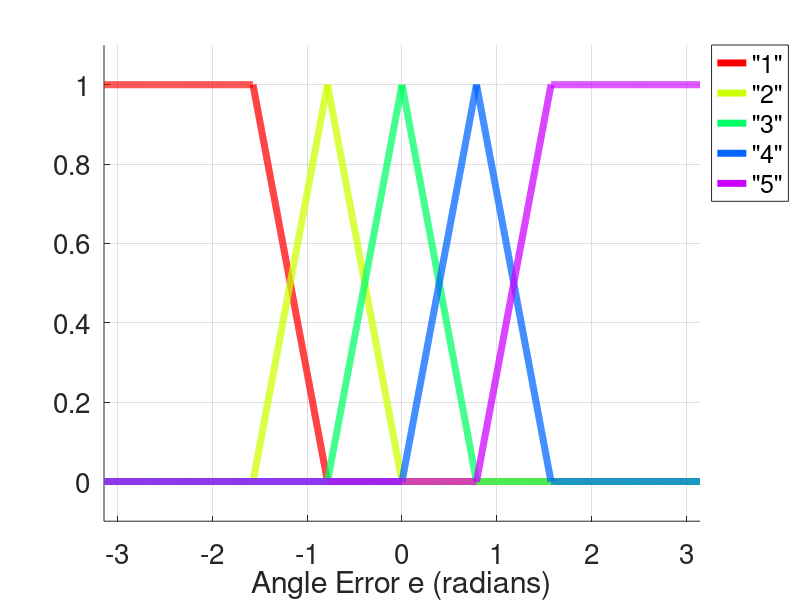
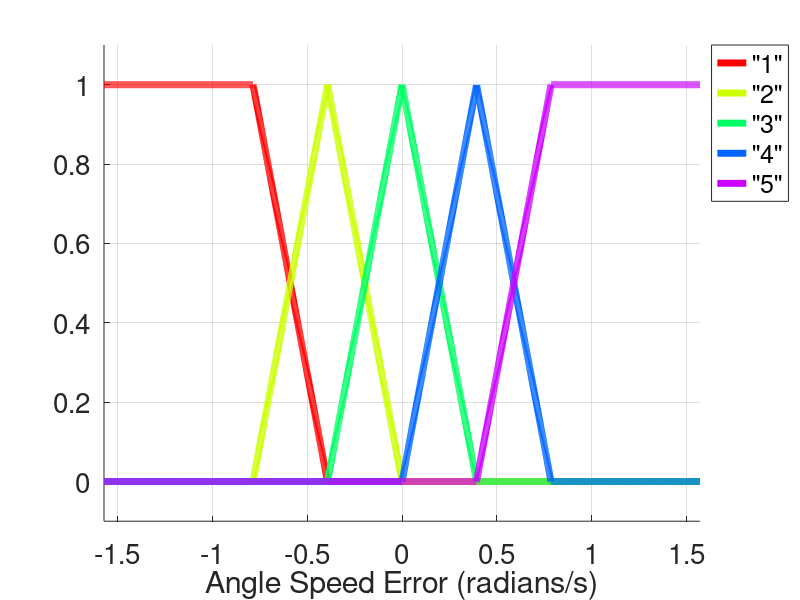
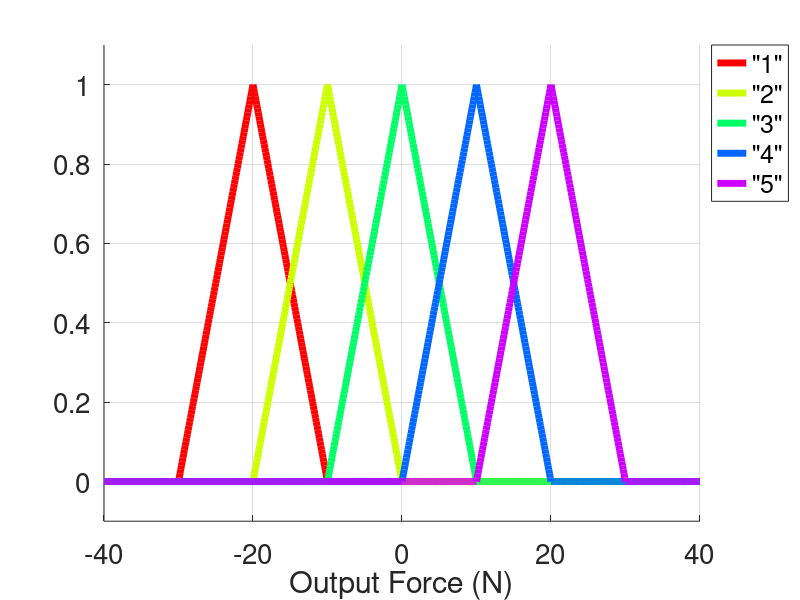

MATLAB code for these plots, in order:
function test_membershipfunction(varargin)
% Plot membership functions of e, de and F
% test_membershipfunction(variable1,value1,variable2,value2,...)
% Inputs:
%   functiontype: membership function type, default is 'triangle'
%   e: range of e, default is -pi:0.001:pi
%   de: range of de, default is -pi/2:0.001:pi/2
%   F: range of F, default is -40:0.1:40
%   centerpoint: center point of membership functions, default is [-pi/2 -pi/4 0 pi/4 pi/2;-pi/4 -pi/8 0 pi/8 pi/4;-20 -10 0 10 20]
%   width: bottom width of membership function, default is [pi/2 pi/2 pi/2 pi/2 pi/2;pi/4 pi/4 pi/4 pi/4 pi/4;20 20 20 20 20]
% Outputs:
%   figure 1: membership function of e
%   figure 2: membership function of de
%   figure 3 membership function of F

if mod(length(varargin),2)==1
    error('Error input. input should be (''t_0'',10)')
end
% Generate default values
functiontype='triangle';
e=-pi:0.001:pi;
de=-pi/2:0.001:pi/2;
F=-40:0.1:40;
centerpoint=[-pi/2 -pi/4 0 pi/4 pi/2;-pi/4 -pi/8 0 pi/8 pi/4;-20 -10 0 10 20];
width=[pi/2 pi/2 pi/2 pi/2 pi/2;pi/4 pi/4 pi/4 pi/4 pi/4;20 20 20 20 20];
% Get inputs
for i=1:2:length(varargin)
    if strcmpi(varargin{i},'centerpoint')
        centerpoint=varargin{i+1};
    elseif strcmpi(varargin{i},'width')
        width=varargin{i+1};
    elseif strcmpi(varargin{i},'functiontype')
        functiontype=varargin{i+1};
    elseif strcmpi(varargin{i},'e')
        e=varargin{i+1};
    elseif strcmpi(varargin{i},'de')
        de=varargin{i+1};
    elseif strcmpi(varargin{i},'F')
        F=varargin{i+1};
    end
end
% Begin to build membership functions
M=size(centerpoint,2);
N=M;
if strcmpi(functiontype,'triangle')
    function_1_define=@(e,c,w) 1.*(e<c)...
                                +(-2./w.*e+(1+2.*c./w)).*(e>=c & e<(c+w./2))...
                                +0.*(e>=(c+w./2));
    function_2_define=@(e,c,w) 0.*(e<(c-w./2))...
                                +(2./w.*e+(1-2.*c./w)).*(e>=(c-w./2)&e<c)...
                                +(-2./w.*e+(1+2.*c./w)).*(e>=c & e<(c+w./2))...
                                +0.*(e>=(c+w./2));
    function_3_define=@(e,c,w) 0.*(e<(c-w./2))...
                                +(2./w.*e+(1-2.*c./w)).*(e>=(c-w./2)&e<c)...
                                +1.*(e>c);
    % Create membership function for e
    function_e_store=cell(1,M);
    function_e_store{1}=@(e) function_1_define(e,centerpoint(1,1),width(1,1));
    for i=2:M-1
        center=centerpoint(1,i);
        widthvalue=width(1,i);
        function_e_store{i}=@(e) function_2_define(e,center,widthvalue);
    end
    function_e_store{M}=@(e) function_3_define(e,centerpoint(1,M),width(1,M));
    % Create membership function for de
    function_de_store=cell(1,M);
    function_de_store{1}=@(de) function_1_define(de,centerpoint(2,1),width(2,1));
    for i=2:M-1
        center=centerpoint(2,i);
        widthvalue=width(2,i);
        function_de_store{i}=@(de) function_2_define(de,center,widthvalue);
    end
    function_de_store{M}=@(de) function_3_define(de,centerpoint(2,M),width(2,M));
    % Create membership function for F
    function_F_store=cell(1,M);
    for i=1:M
        center=centerpoint(3,i);
        widthvalue=width(3,i);
        function_F_store{i}=@(F) function_2_define(F,center,widthvalue);
    end
elseif strcmpi(functiontype,'Gaussian')
    function_1_define=@(e,c,w) 1.*(e<c)...
                                +sqrt(2*pi).*(w./8).*normpdf(e,c,w./8).*(e>=c);
    function_2_define=@(e,c,w) sqrt(2*pi).*(w./8).*normpdf(e,c,w./8);
    function_3_define=@(e,c,w) sqrt(2*pi).*(w./8).*normpdf(e,c,w./8).*(e<c)...
                                +1.*(e>=c);
    % Create membership function for e
    function_e_store=cell(1,M);
    function_e_store{1}=@(e) function_1_define(e,centerpoint(1,1),width(1,1));
    for i=2:M-1
        center=centerpoint(1,i);
        widthvalue=width(1,i);
        function_e_store{i}=@(e) function_2_define(e,center,widthvalue);
    end
    function_e_store{M}=@(e) function_3_define(e,centerpoint(1,M),width(1,M));
    % Create membership function for de
    function_de_store=cell(1,M);
    function_de_store{1}=@(de) function_1_define(de,centerpoint(2,1),width(2,1));
    for i=2:M-1
        center=centerpoint(2,i);
        widthvalue=width(2,i);
        function_de_store{i}=@(de) function_2_define(de,center,widthvalue);
    end
    function_de_store{M}=@(de) function_3_define(de,centerpoint(2,M),width(2,M));
    % Create membership function for F
    function_F_store=cell(1,M);
    for i=1:M
        center=centerpoint(3,i);
        widthvalue=width(3,i);
        function_F_store{i}=@(F) function_2_define(F,center,widthvalue);
    end
else
    error('Membership function type is not supported')
end

% Plot result
fontsize=20;
linewidth=5;
marksize=10;
c=hsv(M);
legend_str=cell(1,M);
for i=1:M
    legend_str{i}=['"' num2str(i) '"'];
end
legend_position='NorthEastOutside';
figure;
hold on
for i=1:M
plot(e,function_e_store{i}(e),'LineWidth',linewidth,'MarkerSize',marksize,'Color',c(i,:))
end
legend(legend_str,'Location',legend_position);
grid on;
axis([min(e) max(e) -0.1 1.1])
xlabel('Angle Error e (radians)','FontSize',fontsize)
set(gca,'FontSize',fontsize);

figure;
hold on
for i=1:M
plot(de,function_de_store{i}(de),'LineWidth',linewidth,'MarkerSize',marksize,'Color',c(i,:))
end
grid on;
legend(legend_str,'Location',legend_position);
axis([min(de) max(de) -0.1 1.1])
xlabel('Angle Speed Error (radians/s)','FontSize',fontsize)
set(gca,'FontSize',fontsize);

figure;
hold on
for i=1:M
plot(F,function_F_store{i}(F),'LineWidth',linewidth,'MarkerSize',marksize,'Color',c(i,:))
end
grid on;
legend(legend_str,'Location',legend_position);
axis([min(F) max(F) -0.1 1.1])
xlabel('Output Force (N)','FontSize',fontsize)
set(gca,'FontSize',fontsize);